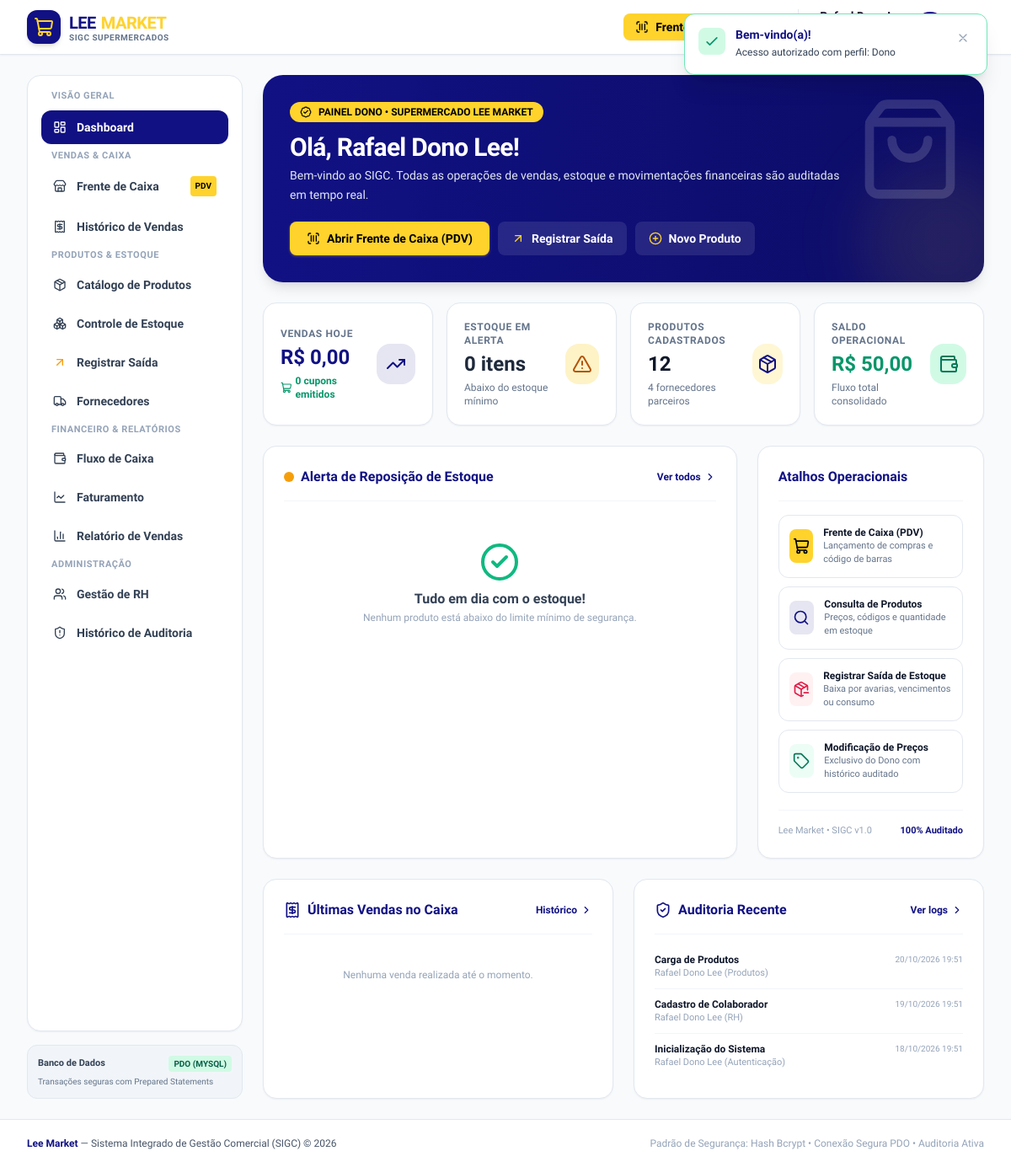
Page /modules/dashboard/index.php (signed in) on the committed database.
### tables this page shows
CREATE TABLE IF NOT EXISTS `auditoria_logs` (
  `id` INT AUTO_INCREMENT PRIMARY KEY,
  `usuario_id` INT NULL,
  `usuario_nome` VARCHAR(150) NOT NULL,
  `usuario_perfil` VARCHAR(50) NOT NULL,
  `setor` VARCHAR(50) NOT NULL,
  `acao` VARCHAR(100) NOT NULL,
  `detalhes` TEXT NULL,
  `ip_address` VARCHAR(45) NULL,
  `criado_em` DATETIME NOT NULL DEFAULT CURRENT_TIMESTAMP
);

### modules/dashboard/index.php (the view, shortened to what the rows shown need)
<?php
require_once __DIR__ . '/../../includes/auth.php';
require_once __DIR__ . '/../../includes/helpers.php';
$role = current_user_role();
$pdo = getDBConnection();
$ultimosLogs = [];
if ($role === 'dono') {
    $stmtLogs = $pdo->query("SELECT * FROM auditoria_logs ORDER BY criado_em DESC LIMIT 6");
    $ultimosLogs = $stmtLogs->fetchAll();
}
require_once __DIR__ . '/../../includes/header.php';
require_once __DIR__ . '/../../includes/navbar.php';
?>
<div class="space-y-6">
    <div class="bg-gradient-to-r from-[#111184] to-[#0c0c66] rounded-3xl p-6 sm:p-8 text-white shadow-lg relative overflow-hidden">
        <div class="relative z-10 max-w-2xl">
            <h1 class="text-2xl sm:text-3xl font-black tracking-tight leading-tight">
                Olá, <?= htmlspecialchars($user['nome_completo']) ?>!
            </h1>
        </div>
    </div>
    <div class="grid grid-cols-1 lg:grid-cols-3 gap-6">
        <div class="lg:col-span-2 bg-white rounded-2xl border border-slate-200 shadow-sm p-5 sm:p-6">
            <div class="flex items-center justify-between pb-4 border-b border-slate-100">
                <div class="flex items-center gap-2">
                    <h2 class="text-base font-extrabold text-[#111184]">Alerta de Reposição de Estoque</h2>
                </div>
            </div>
        </div>
        <div class="bg-white rounded-2xl border border-slate-200 shadow-sm p-5 sm:p-6 flex flex-col justify-between">
            <div>
                <h2 class="text-base font-extrabold text-[#111184] pb-4 border-b border-slate-100">Atalhos Operacionais</h2>
            </div>
        </div>
    </div>
    <div class="grid grid-cols-1 lg:grid-cols-2 gap-6">
        <div class="bg-white rounded-2xl border border-slate-200 shadow-sm p-5 sm:p-6">
            <div class="flex items-center justify-between pb-4 border-b border-slate-100">
                <div class="flex items-center gap-2">
                    <h2 class="text-base font-extrabold text-[#111184]">Últimas Vendas no Caixa</h2>
                </div>
            </div>
        </div>
        <?php if ($role === 'dono'): ?>
            <div class="bg-white rounded-2xl border border-slate-200 shadow-sm p-5 sm:p-6">
                <div class="flex items-center justify-between pb-4 border-b border-slate-100">
                    <div class="flex items-center gap-2">
                        <h2 class="text-base font-extrabold text-[#111184]">Auditoria Recente</h2>
                    </div>
                </div>
                <div class="divide-y divide-slate-100 mt-3">
                    <?php foreach ($ultimosLogs as $log): ?>
                        <div class="py-2.5 flex items-start justify-between gap-3 text-xs">
                            <div>
                                <span class="font-bold text-slate-900"><?= htmlspecialchars($log['acao']) ?></span>
                                <span class="text-slate-400 block text-[11px]"><?= htmlspecialchars($log['usuario_nome']) ?> (<?= htmlspecialchars($log['setor']) ?>)</span>
                            </div>
                            <span class="text-[10px] text-slate-400 font-mono shrink-0"><?= format_date($log['criado_em']) ?></span>
                        </div>
                    <?php endforeach; ?>
                </div>
            </div>
        <?php endif; ?>
    </div>
</div>
<?php require_once __DIR__ . '/../../includes/footer.php'; ?>

### rows in the picture
auditoria_logs: acao "Carga de Produtos", usuario_nome "Rafael Dono Lee", setor "Produtos", criado_em "20/10/2026 19:51"
auditoria_logs: acao "Cadastro de Colaborador", usuario_nome "Rafael Dono Lee", setor "RH", criado_em "19/10/2026 19:51"
auditoria_logs: acao "Inicialização do Sistema", usuario_nome "Rafael Dono Lee", setor "Autenticação", criado_em "18/10/2026 19:51"

### other values in the picture
getDBDriver() "MYSQL"
$role "DONO"
$user['nome_completo'] "Rafael Dono Lee"
format_money($vendasHoje['total']) "R$ 0,00"
$vendasHoje['qtd'] "0"
$totalEstoqueBaixo "0"
$totalProdutos "12"
$totalFornecedores "4"
format_money($saldoCaixa) "R$ 50,00"
